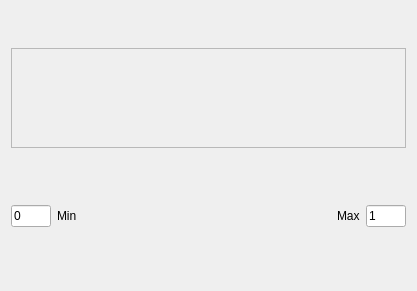
<?xml version="1.0" encoding="UTF-8"?>
<ui version="4.0">
 <class>DisplaySettingsFrame</class>
 <widget class="QFrame" name="DisplaySettingsFrame">
  <property name="geometry">
   <rect>
    <x>0</x>
    <y>0</y>
    <width>417</width>
    <height>291</height>
   </rect>
  </property>
  <property name="windowTitle">
   <string>Frame</string>
  </property>
  <layout class="QVBoxLayout" name="verticalLayout">
   <item>
    <widget class="QFrame" name="plot_frame">
     <property name="sizePolicy">
      <sizepolicy hsizetype="Maximum" vsizetype="Maximum">
       <horstretch>0</horstretch>
       <verstretch>0</verstretch>
      </sizepolicy>
     </property>
     <property name="maximumSize">
      <size>
       <width>400</width>
       <height>100</height>
      </size>
     </property>
     <property name="frameShape">
      <enum>QFrame::StyledPanel</enum>
     </property>
     <property name="frameShadow">
      <enum>QFrame::Raised</enum>
     </property>
     <layout class="QHBoxLayout" name="horizontalLayout_3">
      <property name="leftMargin">
       <number>0</number>
      </property>
      <property name="topMargin">
       <number>0</number>
      </property>
      <property name="rightMargin">
       <number>0</number>
      </property>
      <property name="bottomMargin">
       <number>0</number>
      </property>
     </layout>
    </widget>
   </item>
   <item>
    <widget class="QFrame" name="edits_frame">
     <property name="sizePolicy">
      <sizepolicy hsizetype="Maximum" vsizetype="Maximum">
       <horstretch>0</horstretch>
       <verstretch>0</verstretch>
      </sizepolicy>
     </property>
     <property name="maximumSize">
      <size>
       <width>400</width>
       <height>50</height>
      </size>
     </property>
     <layout class="QHBoxLayout" name="horizontalLayout_2">
      <property name="leftMargin">
       <number>0</number>
      </property>
      <property name="rightMargin">
       <number>0</number>
      </property>
      <item>
       <widget class="QLineEdit" name="min_display_edit">
        <property name="sizePolicy">
         <sizepolicy hsizetype="Maximum" vsizetype="Fixed">
          <horstretch>0</horstretch>
          <verstretch>0</verstretch>
         </sizepolicy>
        </property>
        <property name="maximumSize">
         <size>
          <width>40</width>
          <height>16777215</height>
         </size>
        </property>
        <property name="text">
         <string>0</string>
        </property>
       </widget>
      </item>
      <item>
       <widget class="QLabel" name="label">
        <property name="text">
         <string>Min</string>
        </property>
       </widget>
      </item>
      <item>
       <spacer name="horizontalSpacer">
        <property name="orientation">
         <enum>Qt::Horizontal</enum>
        </property>
        <property name="sizeHint" stdset="0">
         <size>
          <width>40</width>
          <height>20</height>
         </size>
        </property>
       </spacer>
      </item>
      <item>
       <widget class="QLabel" name="label_2">
        <property name="text">
         <string>Max</string>
        </property>
       </widget>
      </item>
      <item>
       <widget class="QLineEdit" name="max_display_edit">
        <property name="sizePolicy">
         <sizepolicy hsizetype="Maximum" vsizetype="Fixed">
          <horstretch>0</horstretch>
          <verstretch>0</verstretch>
         </sizepolicy>
        </property>
        <property name="maximumSize">
         <size>
          <width>40</width>
          <height>16777215</height>
         </size>
        </property>
        <property name="text">
         <string>1</string>
        </property>
       </widget>
      </item>
     </layout>
    </widget>
   </item>
  </layout>
 </widget>
 <resources/>
 <connections/>
</ui>
